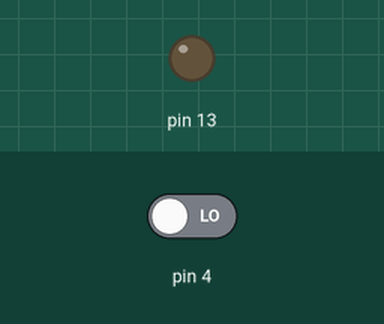
Recording of a sketch running on a simulated Arduino Uno, built with avr-gcc and run on an emulated ATmega328P. Parts: output pins drawn as LEDs (lit = HIGH). The inputs (shaded band) are chosen by the test bench; at power-on: pin 4 LOW.

Above: at 1.2 s.
1.3 s: pin 4 driven HIGH
At 2.5 s:
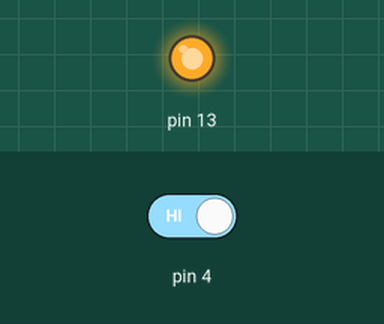
2.8 s: pin 4 driven LOW
At 3.6 s:
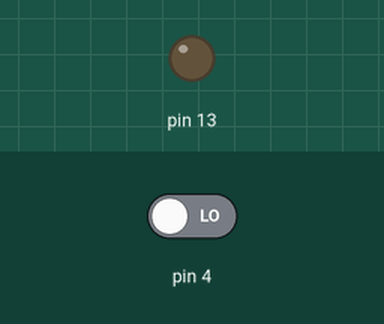
Timing chart, 0 to 5.8 s (numbered marks = the images above; inputs shaded):
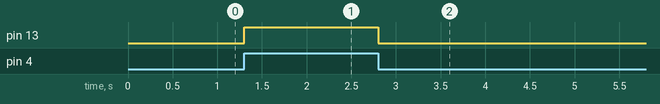

The sketch:

3.LED_with_Push_button.ino
```cpp
int buttonState;
int button = 4;
void setup()
{
   pinMode(13, OUTPUT);
   pinMode(4, INPUT);
}
void loop()
{
       buttonState=digitalRead(4);
      if (buttonState == HIGH)
         {
           digitalWrite(13, HIGH);
         }
      else
       {
         digitalWrite(13, LOW);
           }
       }
```

Measured:
- after the input at 1.3 s, pin 13: LOW → HIGH at once
- after the input at 2.8 s, pin 13: HIGH → LOW at once
